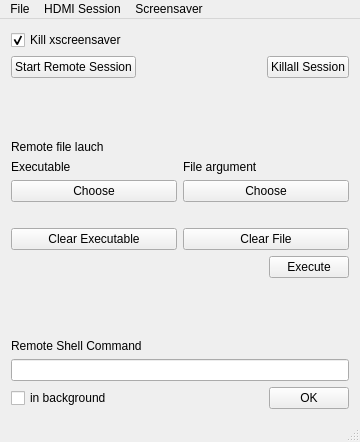
<?xml version="1.0" encoding="UTF-8"?>
<ui version="4.0">
 <class>MainWindow</class>
 <widget class="QMainWindow" name="MainWindow">
  <property name="geometry">
   <rect>
    <x>0</x>
    <y>0</y>
    <width>360</width>
    <height>442</height>
   </rect>
  </property>
  <property name="windowTitle">
   <string>HDMI Remote Session</string>
  </property>
  <property name="windowIcon">
   <iconset resource="application.qrc">
    <normaloff>:/images/hdmi_logo.png</normaloff>:/images/hdmi_logo.png</iconset>
  </property>
  <property name="autoFillBackground">
   <bool>true</bool>
  </property>
  <widget class="QWidget" name="centralWidget">
   <layout class="QVBoxLayout" name="verticalLayout_5">
    <item>
     <layout class="QHBoxLayout" name="horizontalLayout_3">
      <item>
       <layout class="QVBoxLayout" name="verticalLayout_2">
        <item>
         <widget class="QCheckBox" name="checkBox">
          <property name="text">
           <string>Kill xscreensaver</string>
          </property>
          <property name="checked">
           <bool>true</bool>
          </property>
         </widget>
        </item>
       </layout>
      </item>
     </layout>
    </item>
    <item>
     <layout class="QVBoxLayout" name="verticalLayout_4">
      <item>
       <layout class="QHBoxLayout" name="horizontalLayout_2">
        <item>
         <widget class="QPushButton" name="pushButton">
          <property name="text">
           <string>Start Remote Session</string>
          </property>
         </widget>
        </item>
        <item>
         <spacer name="horizontalSpacer_2">
          <property name="orientation">
           <enum>Qt::Horizontal</enum>
          </property>
          <property name="sizeHint" stdset="0">
           <size>
            <width>40</width>
            <height>20</height>
           </size>
          </property>
         </spacer>
        </item>
        <item>
         <widget class="QPushButton" name="pushButton_2">
          <property name="text">
           <string>Killall Session</string>
          </property>
         </widget>
        </item>
       </layout>
      </item>
      <item>
       <layout class="QVBoxLayout" name="verticalLayout_3">
        <item>
         <spacer name="verticalSpacer_2">
          <property name="orientation">
           <enum>Qt::Vertical</enum>
          </property>
          <property name="sizeHint" stdset="0">
           <size>
            <width>20</width>
            <height>40</height>
           </size>
          </property>
         </spacer>
        </item>
        <item>
         <layout class="QVBoxLayout" name="verticalLayout">
          <item>
           <layout class="QHBoxLayout" name="horizontalLayout_6">
            <item>
             <widget class="QLabel" name="label_4">
              <property name="text">
               <string>Remote file lauch</string>
              </property>
             </widget>
            </item>
           </layout>
          </item>
          <item>
           <layout class="QHBoxLayout" name="horizontalLayout_5">
            <item>
             <widget class="QLabel" name="label_3">
              <property name="text">
               <string>Executable</string>
              </property>
             </widget>
            </item>
            <item>
             <widget class="QLabel" name="label_2">
              <property name="text">
               <string>File argument</string>
              </property>
             </widget>
            </item>
           </layout>
          </item>
          <item>
           <layout class="QHBoxLayout" name="horizontalLayout_4">
            <item>
             <widget class="QPushButton" name="pushButton_5">
              <property name="text">
               <string>Choose</string>
              </property>
             </widget>
            </item>
            <item>
             <widget class="QPushButton" name="pushButton_4">
              <property name="text">
               <string>Choose</string>
              </property>
             </widget>
            </item>
           </layout>
          </item>
          <item>
           <layout class="QHBoxLayout" name="horizontalLayout_11">
            <item>
             <widget class="QLabel" name="label_6">
              <property name="text">
               <string/>
              </property>
             </widget>
            </item>
            <item>
             <widget class="QLabel" name="label_5">
              <property name="text">
               <string/>
              </property>
             </widget>
            </item>
           </layout>
          </item>
          <item>
           <layout class="QHBoxLayout" name="horizontalLayout_12">
            <item>
             <widget class="QPushButton" name="pushButton_8">
              <property name="text">
               <string>Clear Executable</string>
              </property>
             </widget>
            </item>
            <item>
             <widget class="QPushButton" name="pushButton_7">
              <property name="text">
               <string>Clear File</string>
              </property>
             </widget>
            </item>
           </layout>
          </item>
          <item>
           <layout class="QHBoxLayout" name="horizontalLayout_7">
            <item>
             <spacer name="horizontalSpacer_3">
              <property name="orientation">
               <enum>Qt::Horizontal</enum>
              </property>
              <property name="sizeHint" stdset="0">
               <size>
                <width>40</width>
                <height>20</height>
               </size>
              </property>
             </spacer>
            </item>
            <item>
             <widget class="QPushButton" name="pushButton_6">
              <property name="text">
               <string>Execute</string>
              </property>
             </widget>
            </item>
           </layout>
          </item>
         </layout>
        </item>
        <item>
         <spacer name="verticalSpacer">
          <property name="orientation">
           <enum>Qt::Vertical</enum>
          </property>
          <property name="sizeHint" stdset="0">
           <size>
            <width>20</width>
            <height>40</height>
           </size>
          </property>
         </spacer>
        </item>
        <item>
         <widget class="QLabel" name="label">
          <property name="text">
           <string>Remote Shell Command</string>
          </property>
         </widget>
        </item>
        <item>
         <widget class="QLineEdit" name="lineEdit"/>
        </item>
        <item>
         <layout class="QHBoxLayout" name="horizontalLayout">
          <item>
           <widget class="QCheckBox" name="checkBox_2">
            <property name="text">
             <string>in background</string>
            </property>
           </widget>
          </item>
          <item>
           <spacer name="horizontalSpacer">
            <property name="orientation">
             <enum>Qt::Horizontal</enum>
            </property>
            <property name="sizeHint" stdset="0">
             <size>
              <width>40</width>
              <height>20</height>
             </size>
            </property>
           </spacer>
          </item>
          <item>
           <widget class="QPushButton" name="pushButton_3">
            <property name="text">
             <string>OK</string>
            </property>
           </widget>
          </item>
         </layout>
        </item>
       </layout>
      </item>
     </layout>
    </item>
   </layout>
  </widget>
  <widget class="QMenuBar" name="menuBar">
   <property name="geometry">
    <rect>
     <x>0</x>
     <y>0</y>
     <width>360</width>
     <height>26</height>
    </rect>
   </property>
   <widget class="QMenu" name="menuMenu">
    <property name="title">
     <string>HDMI Session</string>
    </property>
    <addaction name="actionStart_Openbox"/>
    <addaction name="separator"/>
    <addaction name="actionKillall_Remote_Sessions"/>
   </widget>
   <widget class="QMenu" name="menuScreensaver">
    <property name="title">
     <string>Screensaver</string>
    </property>
    <addaction name="actionKillall_xscreensaver"/>
    <addaction name="separator"/>
    <addaction name="actionRestart_xscreensaver"/>
   </widget>
   <widget class="QMenu" name="menuFile">
    <property name="title">
     <string>File</string>
    </property>
    <addaction name="actionRefresh_UI"/>
    <addaction name="actionAudio_Mixer"/>
    <addaction name="separator"/>
    <addaction name="actionQuit_2"/>
   </widget>
   <addaction name="menuFile"/>
   <addaction name="menuMenu"/>
   <addaction name="menuScreensaver"/>
  </widget>
  <widget class="QStatusBar" name="statusBar"/>
  <action name="actionStart_Openbox">
   <property name="text">
    <string>Start Openbox</string>
   </property>
  </action>
  <action name="actionStart_Xfce">
   <property name="text">
    <string>Start Xfce</string>
   </property>
  </action>
  <action name="actionKillall_Remote_Sessions">
   <property name="text">
    <string>Kill Remote Session</string>
   </property>
  </action>
  <action name="actionQuit">
   <property name="text">
    <string>Quit</string>
   </property>
  </action>
  <action name="actionKillall_xscreensaver">
   <property name="text">
    <string>Killall xscreensaver</string>
   </property>
  </action>
  <action name="actionRestart_xscreensaver">
   <property name="text">
    <string>Restart xscreensaver</string>
   </property>
  </action>
  <action name="actionQuit_2">
   <property name="text">
    <string>Quit</string>
   </property>
  </action>
  <action name="actionRefresh_UI">
   <property name="text">
    <string>Refresh UI</string>
   </property>
  </action>
  <action name="actionAudio_Mixer">
   <property name="text">
    <string>Audio Mixer</string>
   </property>
  </action>
 </widget>
 <layoutdefault spacing="6" margin="11"/>
 <tabstops>
  <tabstop>pushButton</tabstop>
  <tabstop>lineEdit</tabstop>
  <tabstop>pushButton_2</tabstop>
  <tabstop>pushButton_3</tabstop>
  <tabstop>checkBox</tabstop>
 </tabstops>
 <resources>
  <include location="application.qrc"/>
 </resources>
 <connections>
  <connection>
   <sender>lineEdit</sender>
   <signal>returnPressed()</signal>
   <receiver>pushButton_3</receiver>
   <slot>click()</slot>
   <hints>
    <hint type="sourcelabel">
     <x>275</x>
     <y>189</y>
    </hint>
    <hint type="destinationlabel">
     <x>275</x>
     <y>224</y>
    </hint>
   </hints>
  </connection>
 </connections>
</ui>
